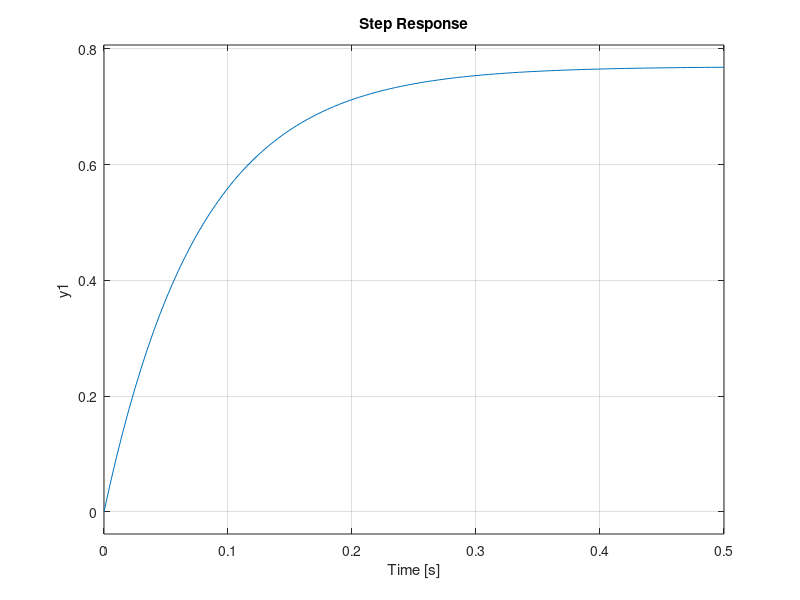
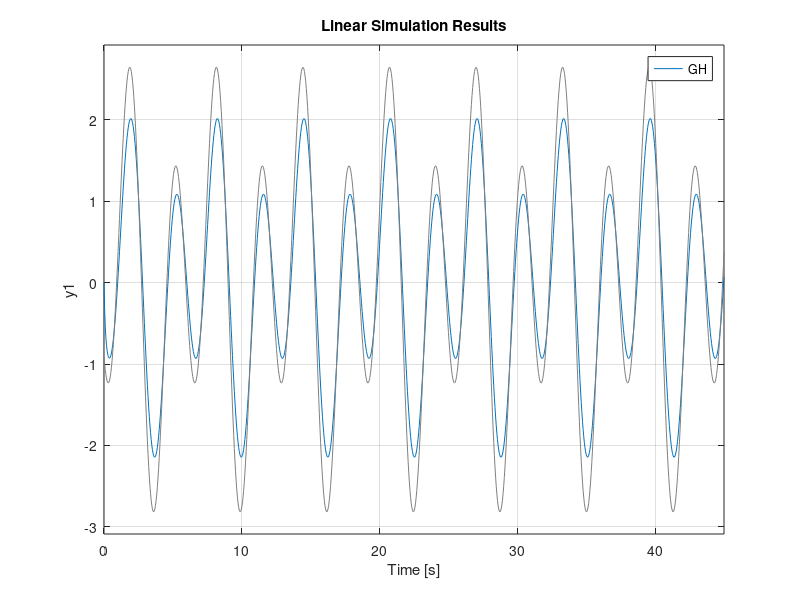

Here is the MATLAB script that generated these plots, in order: (Note: this script raises an error after producing the figures.)
close all
clear 
clc

%Jung Min Bae
%Homework #11
%Wickenheiser MAE 4194

%% Question 1.
G = tf(10,[1 3]);
GH = feedback(G,1);
step(GH)

t = linspace(0, 45, 1000);
u = (sin(t+(pi/6))) - (2*cos(2*t - (pi/4)));
figure
lsim(GH, u, t)

%% Question 2

G1 = zpk([-1 -0.5],[-5],1);
G2 = tf([1],[1 0.25 1]);

asymp(G1)
figure
margin(G1)

asymp(G2)
figure
margin(G2)


G1 = zpk([-1 -0.5],[-5],1);
G2 = tf([1],[1 0.25 1]);

w = logspace(-7,7,100000);

[mag,phase] = bode(G1,w);
[mag2,phase2] = bode(G2,w);

mag = mag(1,:);
phase = phase(1,:);
mag2 = mag2(1,:);
phase2 = phase2(1,:);

figure
polar(phase*pi/180,mag) %Makes a almost complete circle.
figure
polar(phase2*pi/180,mag2) %goes straight up.
%these make sense. Because of the magnitude and phase being used as
%variables.
%Source: https://www.kullabs.com/classes/subjects/units/lessons/notes/note-detail/4344

%% Question 3.
K = 5; %Adjust to gain
L = tf([-K K],[1 1]);
figure
nyquist(L) 
%P = 0.
%Nyquist Criterion:

%G(jw)= (-jw+1)(-jw+1)/(jw+1)(-jw+1)
%G(jw)= (1-jw)^2 /(w+1)
%G(jw)= (-w^2+1) + j(-2w) / w^2 + 1
%G(j0+) = 1 when w -> 0+
%G(J0+) = K* (0 + 1) + (0) / 0 + 1

%The polar plot is a circle that starts at the origin.
%Radius is K.
%N = Z - P = 0.
%K must be greater then unity.
%K is therefore stable for all values.

%Polar graph:
grid

w = logspace(-4,6,1000000);
[mag3,phase3] = bode(L,w);
mag3 = mag3(1,:);
phase3 = phase3(1,:);

figure
polar(phase3*pi/180,mag3)

%% Question 4.
G = zpk([],[0,-1,-10],25)
figure
asymp(G) %part 1.
%Part 2.
%Gain = ~50.
%Cutoff = 3.2 rad/s.
figure
margin(G) %Part 3.

%% Question 5.
G = tf([.84 1],[1 0 0])
figure
margin(G)
%Phase Margin already shown on graph.

%% Question 6

mu = 0.08;
sig = 0.01;
b = mu + sig*randn(1000,1);
j = 0;

for i = 1:length(b)
    s = tf('s');
    G = 1/((s+3)*(s^2 + b(i).*s + 5));
    [Gm, Pm, Wcg, Wcp] = margin(G);
    stable = 0; %Nyquist of G
    if Gm > 1 && Pm >0
        stable = 1;
        j = j+1;
        r(j) = b(i); %Word of caution, unstablility.
    end
end
percentage = 100*(j/length(b))
%To increase percentage, increase j or decrease B. Meaning we need to
%decrease mu and sig.